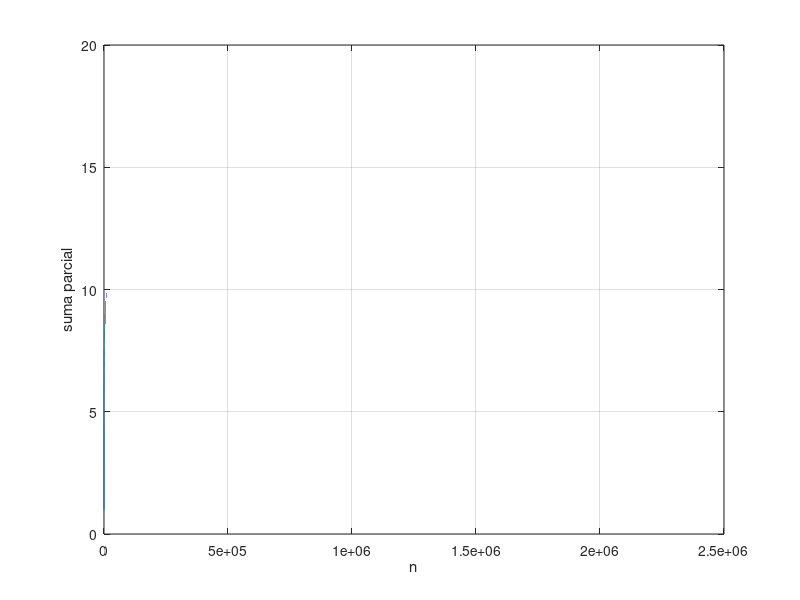

Here is the MATLAB script that generated this plot:
n = single(1); % comienzar en la iteración 1

anterior = single(1);
siguiente = single(0);
parciales = [];

tic(); % empezar el contador

while(anterior != siguiente)
  anterior = siguiente;
  siguiente = anterior + (1/n);
  parciales(n++) = siguiente; % guardar sumas parciales
endwhile

tiempo_total = toc(); % obtener el tiempo demorado
plot([1:n-1], parciales) % graficar suma parcial en función de la iteración n
xlabel('n');
ylabel('suma parcial');
grid;

printf(">Serie Armónica en simple precisión\n");
printf("El resultado de la sumatoria es: %Le\n", siguiente);
printf("se realizaron %ld iteraciones y demoró %ld segundos", n, tiempo_total);







